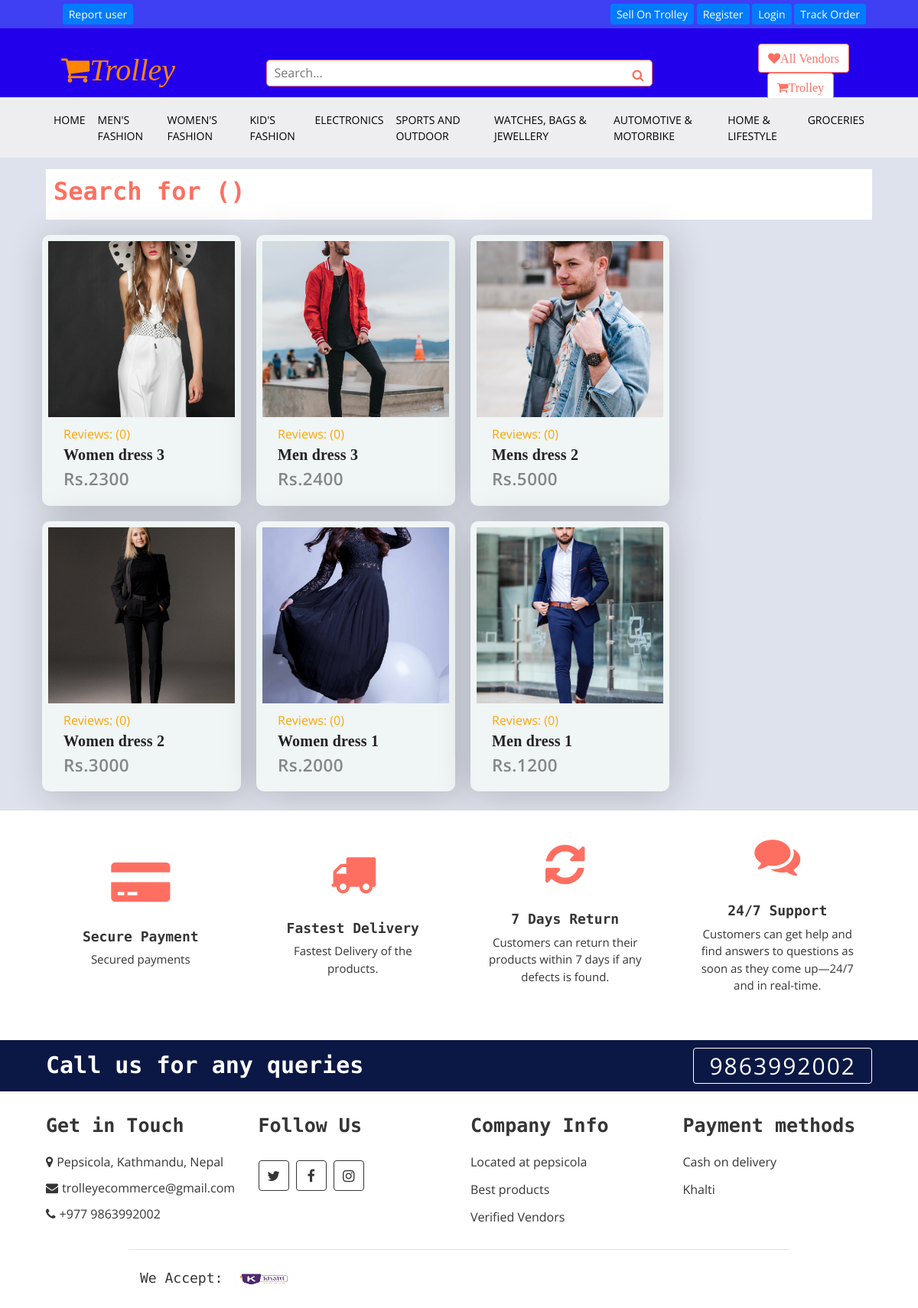
/product/search/, run on the app's committed database.
### product/models.py (models this page shows, shortened)
class Category(models.Model):
    title = models.CharField(max_length=50)
    slug = models.SlugField(max_length=55)
    ordering = models.IntegerField(default=0)
    class Meta:
        ordering = ["ordering"]

class Product(models.Model):
    Availability = (("In Stock", "In Stock"), ("Out of Stock", "Out of Stock"))
    category = models.ForeignKey(
        Category, related_name="products", on_delete=models.CASCADE
    )
    vendor = models.ForeignKey(
        MyUser, related_name="products", on_delete=models.CASCADE
    )
    title = models.CharField(max_length=50)
    slug = models.SlugField(max_length=55)
    description = models.TextField(blank=True, null=True)
    price = models.PositiveBigIntegerField()
    added_date = models.DateTimeField(auto_now_add=True)
    image = models.ImageField(upload_to="uploads/", blank=True, null=True)
    Availability = models.CharField(choices=Availability, null=True, max_length=150)
    thumbnail = models.ImageField(
        upload_to="uploads/", blank=True, null=True
    )  # Change uploads to thumbnails
    class Meta:
        ordering = ["-added_date"]
    def countReview(self):
        reviews = ReviewRating.objects.filter(product=self, status=True).aggregate(
            count=Count("id")
        )
        count = 0
        if reviews["count"] is not None:
            count = int(reviews["count"])
        return count

### product/views.py (the view)
# urls.py: path("search/", views.search, name="search"),
def search(request):
    query = request.GET.get("query", "")  # second is default parameter which is empty
    products = Product.objects.filter(Q(title__icontains=query))
    return render(
        request, "product/search.html", {"products": products, "query": query}
    )

### templates/product/search.html (shortened to what this page needs)
{% extends 'core/base.html' %}
{% block content %}
<div class="featured-product product">
    <div class="container-fluid">
        <div class="section-header">
            <h2 class="is-size-3"> Search for ({{query}})</h2>
        </div>
    </div>
    <div class="container-fluid">
        <div class="row">
          {% for product in products %}
          {% include 'product/parts/list_item.html' %}
          {% endfor %}
        </div>
    </div>
</div>
{% endblock content %}

### templates/core/base.html (shortened to what this page needs)
{% load static %}
<!DOCTYPE html>
<html lang="en">
<head>
    <link rel="stylesheet" href="https://cdnjs.cloudflare.com/ajax/libs/font-awesome/4.7.0/css/font-awesome.min.css">
  <link rel="stylesheet" href="https://cdnjs.cloudflare.com/ajax/libs/animate.css/4.1.1/animate.min.css" />
    <link rel="stylesheet" href="{% static 'css/bootstrap.css' %}">
    <link rel="stylesheet" href="{% static 'css/mains.css' %}">
</head>
<body>
    <div class="top-bar">
         <div class="container-fluid">
             <div class="row">
                 <div class="col-sm-6">
                            <a class="btn-primary btn-sm" href="{% url 'accounts:report_user' %}">Report user</a></li>
                  </div>
                    <div class="col-sm-6">
                            {% if request.user.is_authenticated and user.is_seller%}
                            <a class="fa fa-user btn-primary btn-sm" href="{% url 'vendor:vendor-admin'%}"> My Account</a>
                            {% else %}
                            <a class="btn-primary btn-sm" href="{% url 'accounts:seller_register' %}">Sell On Trolley</a>
                            {% if request.user.is_authenticated and user.is_customer%}
                            <a class="fa fa-user btn-primary btn-sm" href="{% url 'accounts:cust-panel'%}"> My Account</a>
                            {% else %}
                            <a class="btn-primary btn-sm" href="{% url 'accounts:customer_register' %}">Register</a>
                            <a class="btn-primary btn-sm" href="{% url 'accounts:login' %}">Login</a>
                            {% endif %}
                            {% endif %}
                            <a class="btn-primary btn-sm" href="{% url 'order:tracker' %}">Track Order</a></li>
                        </div>
                    </div>
                </div>
     </div>
        <div class="bottom-bar">
            <div class="container-fluid">
                <div class="row align-items-center">
                    <div class="col-md-3">
                        <div class="logo-holder logo-4 " >
                            <a href="{% url 'core:home' %}">
                                      <h3><span class="fa fa-shopping-cart"></span>Trolley</h3>
                            </a>
                        </div>
                    </div>
                    <div class="col-md-6">
                        <form method="get" action="{% url 'product:search' %}">
                        <div class="search">
                            <input type="text" name="query" id="" class="input" placeholder="Search...">
                            <button><i class="fa fa-search"></i></button>
                        </div>
                    </form>
                    </div>
                    <div class="col-md-3">
                        <div class="user">
                            <a href="{% url 'vendor:vendors' %}" class="btn wishlist">
                                <i class="fa fa-heart">All Vendors</i>
                            </a>
                            <a href="{% url 'cart:cart' %}" class="btn cart">
                                <i class="fa fa-shopping-cart">Trolley</i>
                            </a>
                        </div>
                    </div>
                </div>
            </div>
        </div>
                    <div class="nav">
                        <div class="container-fluid">
                            <nav class="navbar navbar-expand-md bg-dark navbar-dark">
                                <div class="collapse navbar-collapse" id="navbarCollapse">
                                    <div class="navbar-nav mr-auto">
                                        <a href="{% url 'core:home' %}" class="nav-item nav-link btn-outline-primary ">Home</a>
                                        {% for category in categories %}
                                        <a class="nav-item nav-link btn-outline-primary" href="{% url 'product:category' category.slug %}">
                                            {{category.title}}
                                        </a>
                                        {% endfor %}
                                    </div>
                                </div>
                            </nav>
                        </div>
                    </div>
                    {% block content %}{% endblock content %}
        <div class="feature">
            <div class="container-fluid">
                <div class="row align-items-center">
                    <div class="col-lg-3 col-md-6 feature-col">
                        <div class="trolley-features">
                            <i class="fa fa-credit-card-alt "></i>
                            <h2>Secure Payment</h2>
                            <p>
                                Secured payments
                            </p>
                        </div>
                    </div>
                    <div class="col-lg-3 col-md-6 feature-col">
                        <div class="trolley-features">
                            <i class="fa fa-truck"></i>
                            <h2>Fastest Delivery</h2>
                            <p>
                                Fastest Delivery of the products.
                            </p>
                        </div>
                    </div>
                    <div class="col-lg-3 col-md-6 feature-col">
                        <div class="trolley-features">
                            <i class="fa fa-refresh "></i>
                            <h2>7 Days Return</h2>
                            <p>
                                Customers can return their products within 7 days if any defects is found.
                            </p>
                        </div>
                    </div>
                    <div class="col-lg-3 col-md-6 feature-col">
                        <div class="trolley-features">
                            <i class="fa fa-comments"></i>
                            <h2>24/7 Support</h2>
                            <p>
                                Customers can get help and find answers to questions as soon as they come up—24/7 and in real-time.
                            </p>
                        </div>
                    </div>
                </div>
            </div>
        </div>
                <div class="call-to-action">
                    <div class="container-fluid">
                        <div class="row align-items-center">
                            <div class="col-md-6">
                                <h1>Call us for any queries</h1>
                            </div>
                            <div class="col-md-6">
                                <a href="tel:9863992002">9863992002</a>
                            </div>
                        </div>
                    </div>
                </div>
        <div class="footer">
            <div class="container-fluid">
                <div class="row">
                    <div class="col-lg-3 col-md-6">
                        <div class="footer-widget">
                            <h2>Get in Touch</h2>
                            <div class="contact-info">
                                <p><i class="fa fa-map-marker"></i>Pepsicola, Kathmandu, Nepal</p>
                                <p><i class="fa fa-envelope"></i>trolleyecommerce@gmail.com</p>
                                <p><i class="fa fa-phone"></i>+977 9863992002</p>
                            </div>
                        </div>
                    </div>
                    <div class="col-lg-3 col-md-6">
                        <div class="footer-widget">
                            <h2>Follow Us</h2>
                            <div class="contact-info">
                                <div class="social">
                                    <a href=""><i class="fa fa-twitter"></i></a>
                                    <a href=""><i class="fa fa-facebook-f"></i></a>
                                    <a href=""><i class="fa fa-instagram"></i></a>
                                </div>
                            </div>
                        </div>
                    </div>
                    <div class="col-lg-3 col-md-6">
                        <div class="footer-widget">
                            <h2>Company Info</h2>
                            <ul>
                                <li>Located at pepsicola</li>
                                <li>Best products</li>
                                <li>Verified Vendors</a></li>
                            </ul>
                        </div>
                    </div>
                    <div class="col-lg-3 col-md-6">
                        <div class="footer-widget">
                            <h2>Payment methods</h2>
                            <ul>
                                <li>Cash on delivery</li>
                                <li>Khalti</li>
                            </ul>
                        </div>
                    </div>
                </div>
                <div class="row payment align-items-center">
                    <div class="col-md-6">
                        <div class="payment-method">
                            <h2>We Accept:</h2>
                            <img
                            src="{% static 'img/Khalti.png' %}"
                            alt="Payment Method"/ width="80" height="300">
                        </div>
                    </div>
                </div>
            </div>
        </div>
</body>
</html>

### templates/product/parts/list_item.html (shortened to what this page needs)
<html>
    <head>
</head>
<body>
        <div class="box">
          <div class="slide-img">
            <img src="{{ product.image.url}}" alt="{{product.title}}">
          </div>
          <div class="detail-box">
            <div class="type">
              <h8 style="color:orange;">Reviews: ({{product.countReview}})</h8>
              <h7 href="#">{{product.title}}</h7>
              <span class="price">Rs.{{product.price}}</span>
            </div>
          </div>
        </div>
</body>
</html>

### data on the page
Category: title "MEN'S FASHION"
Category: title "WOMEN'S FASHION"
Category: title "KID'S FASHION"
Category: title "ELECTRONICS"
Category: title "SPORTS AND OUTDOOR"
Category: title "WATCHES, BAGS & JEWELLERY"
Category: title "AUTOMOTIVE & MOTORBIKE"
Category: title "HOME & LIFESTYLE"
Category: title "GROCERIES"
Product: image (picture), countReview "0", title "Women dress 3", price "2300"
Product: image (picture), countReview "0", title "Men dress 3", price "2400"
Product: image (picture), countReview "0", title "Mens dress 2", price "5000"
Product: image (picture), countReview "0", title "Women dress 2", price "3000"
Product: image (picture), countReview "0", title "Women dress 1", price "2000"
Product: image (picture), countReview "0", title "Men dress 1", price "1200"
